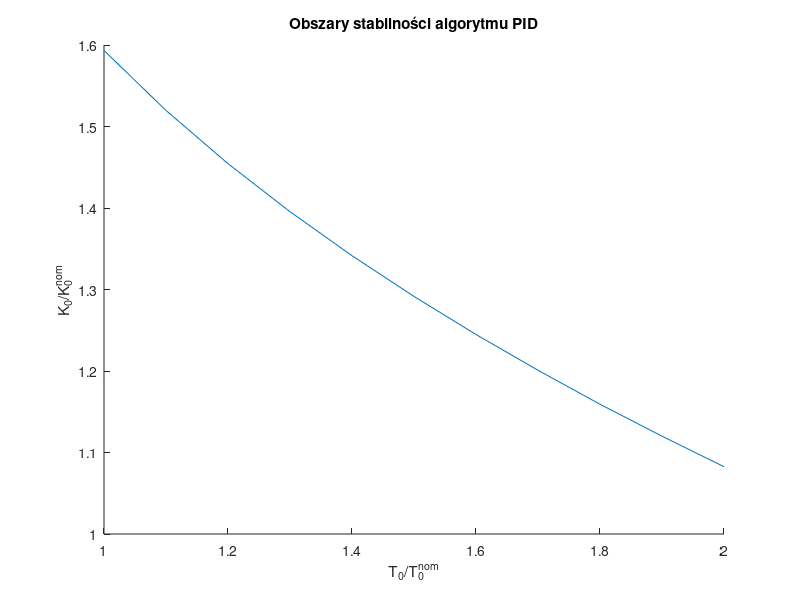
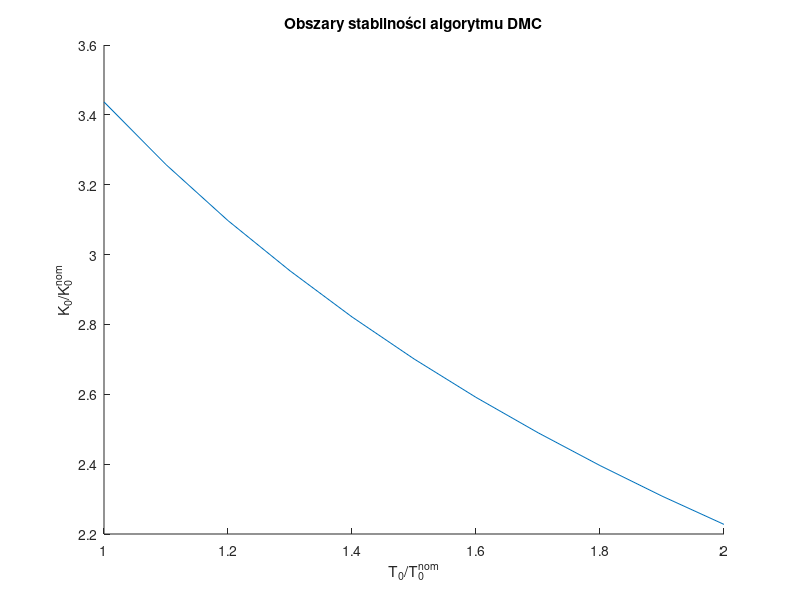

MATLAB code to generate these figures, in order:
%Michał Stolarz
%Zad nr 6
%wykresy

%Wykres dla PID
x = [1 1.1 1.2 1.3 1.4 1.5 1.6 1.7 1.8 1.9 2];
y = [1.5933 1.5197 1.4544 1.3955 1.3415 1.2915 1.2448 1.2009 1.1592 1.12 1.0826];

figure
hold on
plot(x,y); 
title("Obszary stabilności algorytmu PID")
ylabel("K_{0}/K_{0}^{nom}");
xlabel("T_{0}/T_{0}^{nom}");
hold off

%Wykres dla DMC
x = [1 1.1 1.2 1.3 1.4 1.5 1.6 1.7 1.8 1.9 2];
y = [3.437 3.2576 3.0972 2.9535 2.8215 2.7013 2.5912 2.49 2.396 2.3085 2.2275];

figure
hold on
plot(x,y); 
title("Obszary stabilności algorytmu DMC")
ylabel("K_{0}/K_{0}^{nom}");
xlabel("T_{0}/T_{0}^{nom}");
hold off
